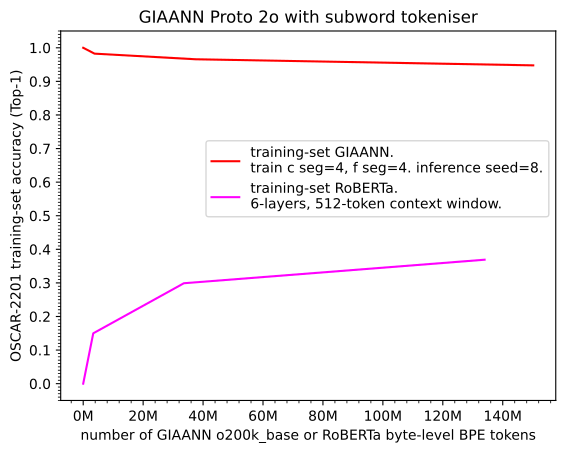

The script that saved this image:
import matplotlib.pyplot as plt
import numpy as np
from matplotlib.ticker import AutoMinorLocator, FuncFormatter, MultipleLocator

x1 = np.array([1.0, 3778117, 37478755, 150184342])
y1 = np.array([1.0, 0.9825611406409129, 0.9658393671786716, 0.947672261052749])
#x2 = np.array([1.0, 3778117, 37478755, 150184342])
#y2 = np.array([1.0, 0.9825750917284002, 0.9658505280486613, 0.9476806317052414])

x3 = np.array([0, 3356675, 33596809, 133951027])
y3 = np.array([0, 0.1499752982020378, 0.29901477644443514, 0.36907796862125397])

l1, = plt.plot(x1, y1, color='red', label='training-set GIAANN.\ntrain c seg=4, f seg=4. inference seed=8.')	#direct connectivity enforced
#l2, = plt.plot(x2, y2, color='darkred', label='training-set GIAANN direct connectivity relaxed.\ntrain c seg=4, f seg=4. inference seed=8.')
l3, = plt.plot(x3, y3, color='magenta', label='training-set RoBERTa.\n6-layers, 512-token context window.')

ax = plt.gca()
ax.xaxis.set_major_locator(MultipleLocator(20_000_000))
ax.xaxis.set_major_formatter(FuncFormatter(lambda value, _: f"{value / 1_000_000:g}M"))
ax.xaxis.set_minor_locator(AutoMinorLocator(5))  # Four minor ticks per 10M interval
plt.yticks(np.arange(0, 1.0+0.1, 0.1))
ax.yaxis.set_minor_locator(MultipleLocator(0.01))

plt.xlabel("number of GIAANN o200k_base or RoBERTa byte-level BPE tokens")
plt.ylabel("OSCAR-2201 training-set accuracy (Top-1)")
plt.title("GIAANN Proto 2o with subword tokeniser")

plt.legend(handles=[l1, l3], loc='center right', bbox_to_anchor=(1.0, 0.6))

plt.savefig("protov2o-oscar-train-top1-accuracy-models-inferenceLeakyIntegrateAndFire-predictionConstraints.pdf", format="pdf", bbox_inches="tight")
plt.show()
